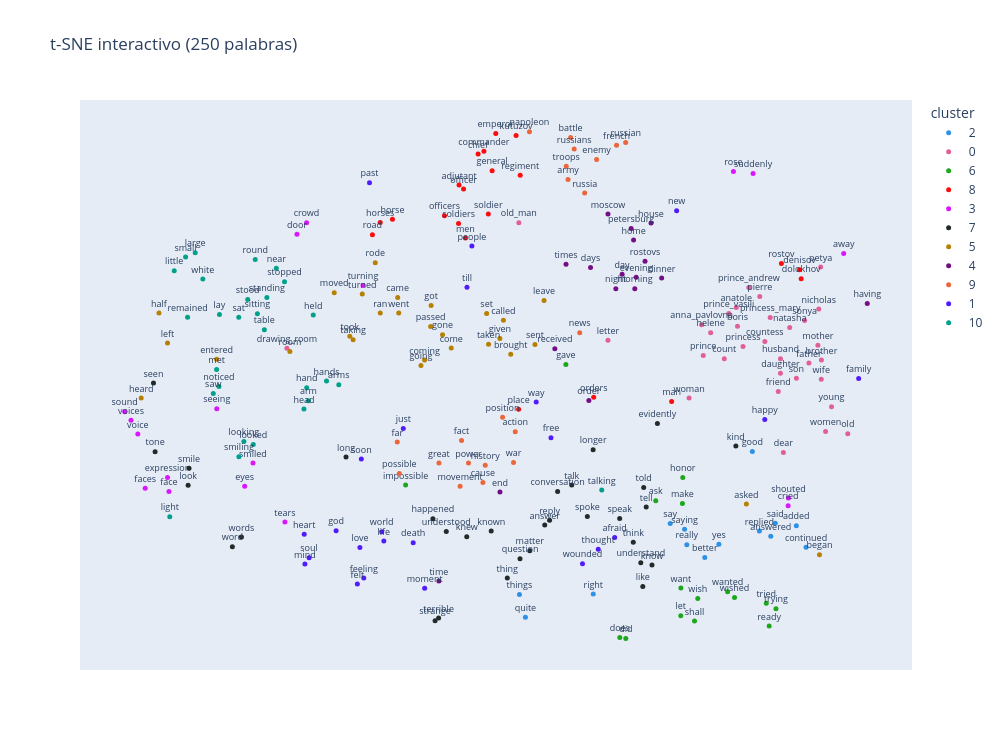

The notebook cell this image was saved under:
### Markdown cell above
Versión **interactiva** (plotly, como en el notebook de clase): se puede hacer zoom y pasar el mouse por encima de los puntos para ver la palabra y su cluster.

### Code cell
fig = px.scatter(viz.assign(cluster=viz.cluster.astype(str)), x="x", y="y", text="word", color="cluster",
                 hover_name="word", title=f"t-SNE interactivo ({MAX_WORDS} palabras)",
                 width=1000, height=750, color_discrete_sequence=px.colors.qualitative.Dark24)
fig.update_traces(textposition="top center", textfont_size=9, marker_size=5)
fig.update_layout(xaxis_visible=False, yaxis_visible=False)
fig.show()

### Figure 1 — Plotly figure (JSON) as saved in the notebook; plotly's stock layout.template omitted (floating-point values rounded to 4 significant figures)
{"data": [{"hovertemplate": "<b>%{hovertext}</b><br><br>cluster=2<br>x=%{x}<br>y=%{y}<br>word=%{text}<extra></extra>", "hovertext": ["said", "say", "right", "good", "quite", "yes", "replied", "things", "saying", "continued", "really", "added", "better", "answered"], "legendgroup": "2", "marker": {"color": "#2E91E5", "size": 5, "symbol": "circle"}, "mode": "markers+text", "name": "2", "orientation": "v", "showlegend": true, "text": ["said", "say", "right", "good", "quite", "yes", "replied", "things", "saying", "continued", "really", "added", "better", "answered"], "textfont": {"size": 9}, "textposition": "top center", "type": "scatter", "x": [14.0, 8.126, 3.823, 12.72, 0.02918, 10.85, 13.11, -0.3031, 8.93, 15.72, 9.053, 15.18, 10.06, 13.75], "xaxis": "x", "y": [-11.53, -11.56, -17.9, -5.078, -20.01, -13.43, -12.23, -17.94, -12.09, -13.71, -13.47, -11.75, -14.62, -12.71], "yaxis": "y"}, {"hovertemplate": "<b>%{hovertext}</b><br><br>cluster=0<br>x=%{x}<br>y=%{y}<br>word=%{text}<extra></extra>", "hovertext": ["pierre", "natasha", "prince_andrew", "nicholas", "princess_mary", "count", "father", "sonya", "prince", "old", "countess", "princess", "boris", "wife", "son", "mother", "petya", "dear", "letter", "prince_vasili", "young", "anatole", "friend", "old_man", "brother", "woman", "helene", "husband", "drawing_room", "daughter", "anna_pavlovna", "women"], "legendgroup": "0", "marker": {"color": "#E15F99", "size": 5, "symbol": "circle"}, "mode": "markers+text", "name": "0", "orientation": "v", "showlegend": true, "text": ["pierre", "natasha", "prince_andrew", "nicholas", "princess_mary", "count", "father", "sonya", "prince", "old", "countess", "princess", "boris", "wife", "son", "mother", "petya", "dear", "letter", "prince_vasili", "young", "anatole", "friend", "old_man", "brother", "woman", "helene", "husband", "drawing_room", "daughter", "anna_pavlovna", "women"], "textfont": {"size": 9}, "textposition": "top center", "type": "scatter", "x": [13.13, 14.81, 12.52, 16.43, 13.72, 11.15, 15.88, 15.64, 9.973, 18.05, 13.42, 12.2, 11.89, 16.57, 15.18, 16.38, 16.54, 14.45, 4.645, 11.4, 17.15, 11.82, 14.17, -0.3384, 16.58, 9.181, 10.39, 14.29, -13.31, 14.29, 9.885, 16.81], "xaxis": "x", "y": [8.879, 6.088, 9.706, 7.758, 6.996, 3.27, 2.896, 6.715, 3.563, -3.478, 4.836, 4.376, 6.21, 1.438, 1.521, 4.487, 11.54, -5.167, 4.952, 7.352, -1.04, 7.906, 0.3384, 15.53, 3.171, -0.2572, 5.617, 3.285, 4.22, 1.985, 6.35, -3.272], "yaxis": "y"}, {"hovertemplate": "<b>%{hovertext}</b><br><br>cluster=6<br>x=%{x}<br>y=%{y}<br>word=%{text}<extra></extra>", "hovertext": ["did", "let", "gave", "make", "want", "shall", "does", "ask", "wished", "tried", "wish", "wanted", "impossible", "trying", "ready", "honor"], "legendgroup": "6", "marker": {"color": "#1CA71C", "size": 5, "symbol": "circle"}, "mode": "markers+text", "name": "6", "orientation": "v", "showlegend": true, "text": ["did", "let", "gave", "make", "want", "shall", "does", "ask", "wished", "tried", "wish", "wanted", "impossible", "trying", "ready", "honor"], "textfont": {"size": 9}, "textposition": "top center", "type": "scatter", "x": [5.642, 8.717, 2.292, 8.809, 8.723, 9.485, 5.308, 7.318, 11.72, 13.5, 9.667, 11.33, -6.67, 14.04, 13.66, 8.827], "xaxis": "x", "y": [-21.91, -19.86, 2.767, -9.752, -17.37, -20.34, -21.83, -9.51, -18.23, -18.75, -18.32, -17.7, -8.089, -19.24, -20.78, -7.426], "yaxis": "y"}, {"hovertemplate": "<b>%{hovertext}</b><br><br>cluster=8<br>x=%{x}<br>y=%{y}<br>word=%{text}<extra></extra>", "hovertext": ["man", "rostov", "men", "emperor", "kutuzov", "general", "denisov", "officer", "soldiers", "dolokhov", "horse", "chief", "horses", "commander", "place", "officers", "regiment", "soldier", "road", "orders", "adjutant"], "legendgroup": "8", "marker": {"color": "#FB0D0D", "size": 5, "symbol": "circle"}, "mode": "markers+text", "name": "8", "orientation": "v", "showlegend": true, "text": ["man", "rostov", "men", "emperor", "kutuzov", "general", "denisov", "officer", "soldiers", "dolokhov", "horse", "chief", "horses", "commander", "place", "officers", "regiment", "soldier", "road", "orders", "adjutant"], "textfont": {"size": 9}, "textposition": "top center", "type": "scatter", "x": [8.205, 14.34, -3.327, -1.628, -0.4915, -1.831, 15.35, -3.429, -3.708, 15.45, -7.404, -2.615, -8.089, -2.289, -0.3501, -4.497, -0.2626, -2.045, -8.525, 3.848, -3.68], "xaxis": "x", "y": [-0.5764, 11.87, 14.15, 23.56, 23.4, 20.22, 11.31, 18.56, 15.46, 10.48, 15.83, 21.73, 15.56, 21.98, -1.268, 16.15, 19.8, 16.32, 14.44, -0.1862, 18.93], "yaxis": "y"}, {"hovertemplate": "<b>%{hovertext}</b><br><br>cluster=3<br>x=%{x}<br>y=%{y}<br>word=%{text}<extra></extra>", "hovertext": ["face", "eyes", "suddenly", "away", "voice", "door", "expression", "crowd", "shouted", "rose", "cried", "seeing", "turning", "tears", "sound", "faces", "voices", "smiled"], "legendgroup": "3", "marker": {"color": "#DA16FF", "size": 5, "symbol": "circle"}, "mode": "markers+text", "name": "3", "orientation": "v", "showlegend": true, "text": ["face", "eyes", "suddenly", "away", "voice", "door", "expression", "crowd", "shouted", "rose", "cried", "seeing", "turning", "tears", "sound", "faces", "voices", "smiled"], "textfont": {"size": 9}, "textposition": "top center", "type": "scatter", "x": [-19.9, -15.67, 12.76, 17.83, -21.64, -12.74, -19.98, -12.21, 14.74, 11.66, 14.72, -17.23, -9.05, -13.42, -22.37, -21.23, -22.02, -15.2], "xaxis": "x", "y": [-8.682, -8.195, 19.97, 12.77, -3.499, 14.5, -7.419, 15.52, -9.259, 20.15, -9.957, -1.233, 9.889, -11.43, -1.494, -8.389, -2.249, -6.101], "yaxis": "y"}, {"hovertemplate": "<b>%{hovertext}</b><br><br>cluster=7<br>x=%{x}<br>y=%{y}<br>word=%{text}<extra></extra>", "hovertext": ["know", "like", "look", "knew", "told", "words", "long", "tell", "smile", "think", "understand", "evidently", "seen", "talk", "word", "question", "speak", "thing", "understood", "longer", "matter", "happened", "spoke", "conversation", "strange", "terrible", "tone", "known", "reply", "answer", "kind"], "legendgroup": "7", "marker": {"color": "#222A2A", "size": 5, "symbol": "circle"}, "mode": "markers+text", "name": "7", "orientation": "v", "showlegend": true, "text": ["know", "like", "look", "knew", "told", "words", "long", "tell", "smile", "think", "understand", "evidently", "seen", "talk", "word", "question", "speak", "thing", "understood", "longer", "matter", "happened", "spoke", "conversation", "strange", "terrible", "tone", "known", "reply", "answer", "kind"], "textfont": {"size": 9}, "textposition": "top center", "type": "scatter", "x": [7.106, 6.593, -18.83, -3.25, 6.643, -15.85, -10.0, 6.783, -18.78, 6.061, 6.481, 7.411, -20.77, 2.619, -16.36, -0.2714, 5.3, -0.9824, -4.395, 3.815, 0.2747, -5.143, 3.492, 1.831, -5.022, -4.825, -20.68, -1.884, 1.38, 1.11, 11.8], "xaxis": "x", "y": [-15.31, -17.24, -8.117, -12.75, -8.314, -12.77, -5.575, -10.07, -6.587, -13.24, -15.09, -2.552, 1.097, -8.082, -13.66, -14.73, -11.1, -16.48, -12.28, -4.917, -14.02, -11.13, -10.93, -8.675, -20.33, -20.07, -5.096, -12.23, -11.26, -11.69, -4.58], "yaxis": "y"}, {"hovertemplate": "<b>%{hovertext}</b><br><br>cluster=5<br>x=%{x}<br>y=%{y}<br>word=%{text}<extra></extra>", "hovertext": ["went", "came", "began", "come", "left", "room", "asked", "heard", "took", "going", "turned", "called", "ran", "sent", "entered", "rode", "brought", "got", "taken", "leave", "moved", "passed", "taking", "given", "gone", "half", "set", "coming"], "legendgroup": "5", "marker": {"color": "#B68100", "size": 5, "symbol": "circle"}, "mode": "markers+text", "name": "5", "orientation": "v", "showlegend": true, "text": ["went", "came", "began", "come", "left", "room", "asked", "heard", "took", "going", "turned", "called", "ran", "sent", "entered", "rode", "brought", "got", "taken", "leave", "moved", "passed", "taking", "given", "gone", "half", "set", "coming"], "textfont": {"size": 9}, "textposition": "top center", "type": "scatter", "x": [-7.054, -7.111, 16.47, -4.117, -19.98, -13.14, 12.39, -21.45, -9.79, -5.811, -9.093, -1.2, -8.087, 0.5629, -17.23, -8.366, -0.7904, -5.243, -2.031, 1.07, -10.66, -5.268, -9.604, -1.398, -4.604, -20.46, -2.138, -5.609], "xaxis": "x", "y": [7.408, 8.8, -14.38, 4.245, 4.705, 3.94, -9.799, -0.2641, 5.303, 2.676, 9.12, 6.752, 7.4, 4.561, 3.239, 11.92, 3.682, 8.082, 4.589, 8.53, 9.218, 6.18, 4.983, 5.11, 5.437, 7.396, 7.362, 3.161], "yaxis": "y"}, {"hovertemplate": "<b>%{hovertext}</b><br><br>cluster=4<br>x=%{x}<br>y=%{y}<br>word=%{text}<extra></extra>", "hovertext": ["time", "moscow", "day", "having", "house", "order", "petersburg", "night", "evening", "morning", "received", "end", "days", "dinner", "home", "rostovs", "times"], "legendgroup": "4", "marker": {"color": "#750D86", "size": 5, "symbol": "circle"}, "mode": "markers+text", "name": "4", "orientation": "v", "showlegend": true, "text": ["time", "moscow", "day", "having", "house", "order", "petersburg", "night", "evening", "morning", "received", "end", "days", "dinner", "home", "rostovs", "times"], "textfont": {"size": 9}, "textposition": "top center", "type": "scatter", "x": [-4.81, 4.645, 5.437, 19.14, 7.053, 3.578, 5.942, 5.086, 6.223, 6.147, 1.675, -1.394, 3.67, 7.649, 6.078, 6.718, 2.3], "xaxis": "x", "y": [-16.74, 16.31, 10.89, 8.267, 15.51, -0.47, 15.0, 9.575, 10.62, 9.578, 4.182, -8.728, 11.5, 10.56, 13.98, 12.06, 11.79], "yaxis": "y"}, {"hovertemplate": "<b>%{hovertext}</b><br><br>cluster=9<br>x=%{x}<br>y=%{y}<br>word=%{text}<extra></extra>", "hovertext": ["french", "napoleon", "army", "battle", "russian", "war", "position", "enemy", "troops", "great", "power", "action", "movement", "possible", "russia", "news", "far", "fact", "history", "cause", "russians"], "legendgroup": "9", "marker": {"color": "#EB663B", "size": 5, "symbol": "circle"}, "mode": "markers+text", "name": "9", "orientation": "v", "showlegend": true, "text": ["french", "napoleon", "army", "battle", "russian", "war", "position", "enemy", "troops", "great", "power", "action", "movement", "possible", "russia", "news", "far", "fact", "history", "cause", "russians"], "textfont": {"size": 9}, "textposition": "top center", "type": "scatter", "x": [5.126, 0.2563, 2.412, 2.555, 5.636, -0.6339, -1.247, 4.011, 2.313, -4.805, -3.154, -0.5385, -3.621, -7.022, 3.343, 3.065, -7.137, -3.541, -2.216, -2.346, 2.756], "xaxis": "x", "y": [22.5, 23.74, 19.42, 23.21, 22.76, -6.055, -1.985, 21.23, 20.63, -6.109, -6.112, -3.294, -8.206, -7.053, 18.21, 5.616, -4.225, -4.073, -6.303, -7.861, 22.17], "yaxis": "y"}, {"hovertemplate": "<b>%{hovertext}</b><br><br>cluster=1<br>x=%{x}<br>y=%{y}<br>word=%{text}<extra></extra>", "hovertext": ["thought", "felt", "life", "just", "people", "way", "love", "moment", "feeling", "new", "soon", "mind", "god", "happy", "death", "wounded", "heart", "till", "past", "soul", "free", "world", "afraid", "family"], "legendgroup": "1", "marker": {"color": "#511CFB", "size": 5, "symbol": "circle"}, "mode": "markers+text", "name": "1", "orientation": "v", "showlegend": true, "text": ["thought", "felt", "life", "just", "people", "way", "love", "moment", "feeling", "new", "soon", "mind", "god", "happy", "death", "wounded", "heart", "till", "past", "soul", "free", "world", "afraid", "family"], "textfont": {"size": 9}, "textposition": "top center", "type": "scatter", "x": [4.102, -9.367, -7.887, -6.8, -2.962, 0.6334, -9.223, -5.603, -9.008, 8.485, -9.145, -12.3, -10.56, 13.41, -6.244, 3.22, -12.34, -3.237, -8.688, -12.07, 1.459, -8.006, 5.022, 18.66], "xaxis": "x", "y": [-13.89, -17.0, -13.13, -3.002, 13.43, -0.6196, -13.72, -17.4, -16.47, 16.62, -5.748, -15.21, -12.21, -2.193, -13.3, -15.19, -12.53, 9.711, 19.14, -14.64, -3.827, -12.3, -12.82, 1.505], "yaxis": "y"}, {"hovertemplate": "<b>%{hovertext}</b><br><br>cluster=10<br>x=%{x}<br>y=%{y}<br>word=%{text}<extra></extra>", "hovertext": ["looked", "head", "hand", "saw", "little", "looking", "sat", "stood", "round", "hands", "table", "lay", "sitting", "stopped", "near", "noticed", "arm", "arms", "talking", "small", "standing", "large", "white", "met", "remained", "smiling", "light", "held"], "legendgroup": "10", "marker": {"color": "#00A08B", "size": 5, "symbol": "circle"}, "mode": "markers+text", "name": "10", "orientation": "v", "showlegend": true, "text": ["looked", "head", "hand", "saw", "little", "looking", "sat", "stood", "round", "hands", "table", "lay", "sitting", "stopped", "near", "noticed", "arm", "arms", "talking", "small", "standing", "large", "white", "met", "remained", "smiling", "light", "held"], "textfont": {"size": 9}, "textposition": "top center", "type": "scatter", "x": [-15.19, -12.35, -12.2, -17.42, -19.61, -15.71, -16.0, -15.5, -15.08, -11.09, -14.57, -17.08, -14.96, -13.44, -13.9, -17.11, -12.1, -10.4, 4.298, -18.97, -14.43, -18.43, -18.01, -17.24, -18.86, -15.99, -19.85, -11.83], "xaxis": "x", "y": [-4.449, -1.243, 0.677, 0.1463, 11.22, -4.167, 7.011, 8.628, 12.22, 1.287, 5.884, 7.255, 7.335, 10.21, 11.43, 0.7826, -0.4992, 0.9403, -8.551, 12.45, 8.803, 12.82, 10.45, 2.302, 7.014, -5.543, -10.94, 7.224], "yaxis": "y"}], "layout": {"height": 750, "legend": {"title": {"text": "cluster"}, "tracegroupgap": 0}, "title": {"text": "t-SNE interactivo (250 palabras)"}, "width": 1000, "xaxis": {"anchor": "y", "domain": [0.0, 1.0], "title": {"text": "x"}, "visible": false}, "yaxis": {"anchor": "x", "domain": [0.0, 1.0], "title": {"text": "y"}, "visible": false}}}
